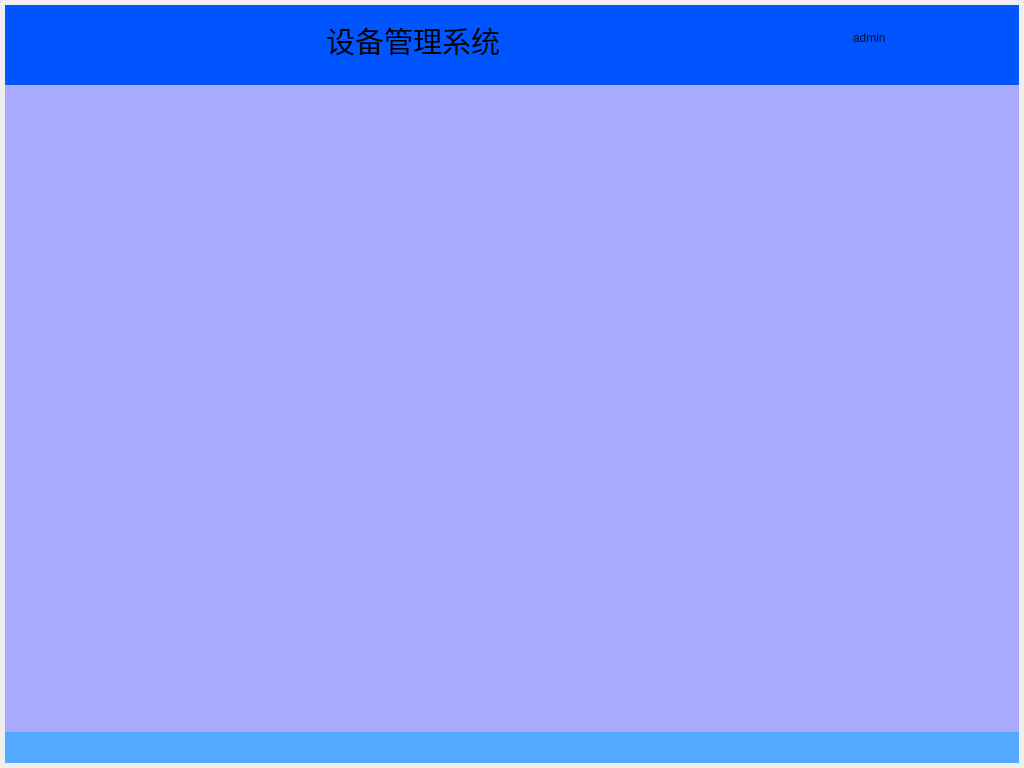
<?xml version="1.0" encoding="UTF-8"?>
<ui version="4.0">
 <class>MyFrameworkClass</class>
 <widget class="QMainWindow" name="MyFrameworkClass">
  <property name="geometry">
   <rect>
    <x>0</x>
    <y>0</y>
    <width>1024</width>
    <height>768</height>
   </rect>
  </property>
  <property name="windowTitle">
   <string>MyFramework</string>
  </property>
  <widget class="QWidget" name="centralWidget">
   <layout class="QVBoxLayout" name="vl_UI">
    <property name="spacing">
     <number>0</number>
    </property>
    <property name="leftMargin">
     <number>5</number>
    </property>
    <property name="topMargin">
     <number>5</number>
    </property>
    <property name="rightMargin">
     <number>5</number>
    </property>
    <property name="bottomMargin">
     <number>5</number>
    </property>
    <item>
     <widget class="QWidget" name="top_wgt" native="true">
      <property name="minimumSize">
       <size>
        <width>1014</width>
        <height>80</height>
       </size>
      </property>
      <property name="maximumSize">
       <size>
        <width>16777215</width>
        <height>80</height>
       </size>
      </property>
      <property name="styleSheet">
       <string notr="true">background-color: rgb(0, 85, 255);</string>
      </property>
      <layout class="QHBoxLayout" name="horizontalLayout">
       <property name="spacing">
        <number>0</number>
       </property>
       <property name="leftMargin">
        <number>0</number>
       </property>
       <property name="topMargin">
        <number>0</number>
       </property>
       <property name="rightMargin">
        <number>0</number>
       </property>
       <property name="bottomMargin">
        <number>0</number>
       </property>
       <item>
        <widget class="QWidget" name="left_wgt" native="true">
         <property name="minimumSize">
          <size>
           <width>111</width>
           <height>80</height>
          </size>
         </property>
         <property name="maximumSize">
          <size>
           <width>111</width>
           <height>16777215</height>
          </size>
         </property>
         <widget class="QPushButton" name="pb_min_6">
          <property name="geometry">
           <rect>
            <x>10</x>
            <y>20</y>
            <width>64</width>
            <height>31</height>
           </rect>
          </property>
          <property name="minimumSize">
           <size>
            <width>30</width>
            <height>30</height>
           </size>
          </property>
          <property name="maximumSize">
           <size>
            <width>64</width>
            <height>64</height>
           </size>
          </property>
          <property name="cursor">
           <cursorShape>PointingHandCursor</cursorShape>
          </property>
          <property name="toolTip">
           <string>当前用户</string>
          </property>
          <property name="styleSheet">
           <string notr="true">QPushButton {
	background-color:transparent;
	background-image: url(:/MyFramework/images/logo4.png);
    border:0px;
}

</string>
          </property>
          <property name="text">
           <string/>
          </property>
         </widget>
        </widget>
       </item>
       <item>
        <widget class="QWidget" name="center_wgt_2" native="true">
         <property name="minimumSize">
          <size>
           <width>662</width>
           <height>80</height>
          </size>
         </property>
         <widget class="QLabel" name="lb_title">
          <property name="geometry">
           <rect>
            <x>210</x>
            <y>20</y>
            <width>291</width>
            <height>31</height>
           </rect>
          </property>
          <property name="font">
           <font>
            <family>SimSun-ExtB</family>
            <pointsize>22</pointsize>
           </font>
          </property>
          <property name="text">
           <string>设备管理系统</string>
          </property>
         </widget>
        </widget>
       </item>
       <item>
        <widget class="QWidget" name="right_wgt" native="true">
         <property name="minimumSize">
          <size>
           <width>251</width>
           <height>80</height>
          </size>
         </property>
         <property name="maximumSize">
          <size>
           <width>251</width>
           <height>16777215</height>
          </size>
         </property>
         <widget class="QPushButton" name="pb_resize">
          <property name="geometry">
           <rect>
            <x>185</x>
            <y>10</y>
            <width>30</width>
            <height>30</height>
           </rect>
          </property>
          <property name="minimumSize">
           <size>
            <width>30</width>
            <height>30</height>
           </size>
          </property>
          <property name="maximumSize">
           <size>
            <width>30</width>
            <height>30</height>
           </size>
          </property>
          <property name="cursor">
           <cursorShape>PointingHandCursor</cursorShape>
          </property>
          <property name="toolTip">
           <string>最大化</string>
          </property>
          <property name="styleSheet">
           <string notr="true">QPushButton:hover{
	background-color:transparent;
	background-image:url(:/MyFramework/images/放大-悬浮.png);
    border:0px;}
QPushButton:pressed{
	background-color:transparent; 
    background-image: url(:/MyFramework/images/放大-点击.png);
    border:0px;}
QPushButton {
	background-color:transparent;
	background-image: url(:/MyFramework/images/放大-默认.png);
    border:0px;
}

</string>
          </property>
          <property name="text">
           <string/>
          </property>
         </widget>
         <widget class="QPushButton" name="pb_min">
          <property name="geometry">
           <rect>
            <x>155</x>
            <y>10</y>
            <width>30</width>
            <height>30</height>
           </rect>
          </property>
          <property name="minimumSize">
           <size>
            <width>30</width>
            <height>30</height>
           </size>
          </property>
          <property name="maximumSize">
           <size>
            <width>30</width>
            <height>30</height>
           </size>
          </property>
          <property name="cursor">
           <cursorShape>PointingHandCursor</cursorShape>
          </property>
          <property name="toolTip">
           <string>最小化</string>
          </property>
          <property name="styleSheet">
           <string notr="true">QPushButton:hover{
	background-color:transparent;
	background-image:url(:/MyFramework/images/最小化-悬浮.png);
    border:0px;}
QPushButton:pressed{
	background-color:transparent; 
    background-image: url(:/MyFramework/images/最小化-点击.png);
    border:0px;}
QPushButton {
	background-color:transparent;
	background-image: url(:/MyFramework/images/最小化-默认.png);
    border:0px;
}

</string>
          </property>
          <property name="text">
           <string/>
          </property>
         </widget>
         <widget class="QLabel" name="lb_user">
          <property name="geometry">
           <rect>
            <x>85</x>
            <y>25</y>
            <width>71</width>
            <height>16</height>
           </rect>
          </property>
          <property name="styleSheet">
           <string notr="true">color: rgb(15, 11, 49);</string>
          </property>
          <property name="text">
           <string>admin</string>
          </property>
         </widget>
         <widget class="QPushButton" name="pb_close">
          <property name="geometry">
           <rect>
            <x>215</x>
            <y>10</y>
            <width>30</width>
            <height>30</height>
           </rect>
          </property>
          <property name="minimumSize">
           <size>
            <width>30</width>
            <height>30</height>
           </size>
          </property>
          <property name="maximumSize">
           <size>
            <width>30</width>
            <height>30</height>
           </size>
          </property>
          <property name="cursor">
           <cursorShape>PointingHandCursor</cursorShape>
          </property>
          <property name="toolTip">
           <string>关闭</string>
          </property>
          <property name="styleSheet">
           <string notr="true">QPushButton:hover{
	background-color:transparent;
	background-image: url(:/MyFramework/images/关闭-悬浮.png);
    border:0px;}
QPushButton:pressed{
	background-color:transparent; 
	background-image: url(:/MyFramework/images/关闭-点击.png);
    border:0px;}
QPushButton {
	background-color:transparent;
	background-image: url(:/MyFramework/images/关闭-默认.png);
    border:0px;
}

</string>
          </property>
          <property name="text">
           <string/>
          </property>
         </widget>
         <widget class="QPushButton" name="pb_min_1">
          <property name="geometry">
           <rect>
            <x>50</x>
            <y>10</y>
            <width>30</width>
            <height>30</height>
           </rect>
          </property>
          <property name="minimumSize">
           <size>
            <width>30</width>
            <height>30</height>
           </size>
          </property>
          <property name="maximumSize">
           <size>
            <width>30</width>
            <height>30</height>
           </size>
          </property>
          <property name="cursor">
           <cursorShape>PointingHandCursor</cursorShape>
          </property>
          <property name="toolTip">
           <string>当前用户</string>
          </property>
          <property name="styleSheet">
           <string notr="true">QPushButton {
	background-color:transparent;
	background-image: url(:/MyFramework/images/用户1.png);
    border:0px;
}

</string>
          </property>
          <property name="text">
           <string/>
          </property>
         </widget>
        </widget>
       </item>
      </layout>
     </widget>
    </item>
    <item>
     <widget class="QWidget" name="center_wgt" native="true">
      <property name="styleSheet">
       <string notr="true">background-color: rgb(170, 170, 255);</string>
      </property>
     </widget>
    </item>
    <item>
     <widget class="QWidget" name="top_wgt_2" native="true">
      <property name="minimumSize">
       <size>
        <width>1014</width>
        <height>31</height>
       </size>
      </property>
      <property name="maximumSize">
       <size>
        <width>16777215</width>
        <height>31</height>
       </size>
      </property>
      <property name="styleSheet">
       <string notr="true"> 
background-color: rgb(85, 170, 255);</string>
      </property>
      <widget class="QWidget" name="wgt_status_left" native="true">
       <property name="geometry">
        <rect>
         <x>0</x>
         <y>0</y>
         <width>790</width>
         <height>31</height>
        </rect>
       </property>
       <property name="minimumSize">
        <size>
         <width>790</width>
         <height>24</height>
        </size>
       </property>
       <widget class="QLabel" name="lb_flag_5">
        <property name="geometry">
         <rect>
          <x>10</x>
          <y>4</y>
          <width>24</width>
          <height>24</height>
         </rect>
        </property>
        <property name="styleSheet">
         <string notr="true"/>
        </property>
        <property name="text">
         <string/>
        </property>
        <property name="pixmap">
         <pixmap resource="MyFramework.qrc">:/MyFramework/images/icon_info.png</pixmap>
        </property>
       </widget>
      </widget>
     </widget>
    </item>
   </layout>
  </widget>
 </widget>
 <layoutdefault spacing="6" margin="11"/>
 <resources>
  <include location="MyFramework.qrc"/>
 </resources>
 <connections/>
</ui>
